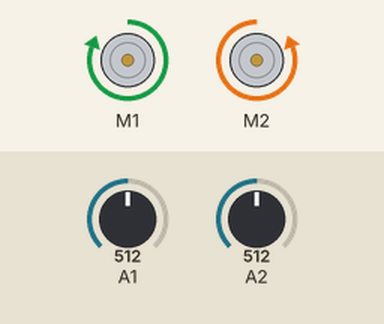
Simulated run of this sketch. Board: Arduino Uno, built with avr-gcc and run on an emulated ATmega328P. On the bench: 2 × DC motor (green arrow = forward, orange = backward, longer = faster). The inputs (shaded band) are chosen by the test bench; at power-on: A1 = 512, A2 = 512.

Above: at 1.2 s.
1.3 s: A1 set to 309
2.8 s: A1 set to 282
At 3.2 s:
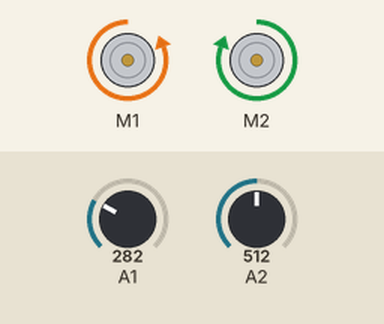
Timing chart, 0 to 5.8 s (numbered marks = the images above; inputs shaded):
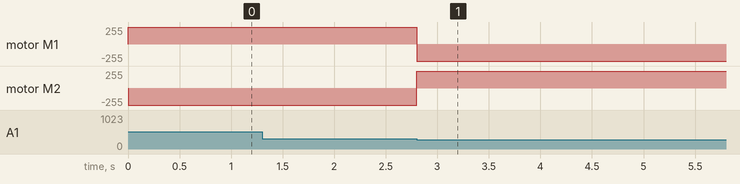

The sketch:

zsdhzerhzdehzrh.ino
```cpp
#include <AFMotor.h>

AF_DCMotor M1(1, MOTOR12_64KHZ);
AF_DCMotor M2(2, MOTOR12_64KHZ);

void setup() {

}

void loop() {
  if (analogRead(A1) > 300){
    while (analogRead(A1) > 300) {
      M1.run(FORWARD);
      M1.setSpeed(255);
      M2.run(BACKWARD);
      M2.setSpeed(255);
    }
  }
  else {
    M1.run(FORWARD);
    M1.setSpeed(255);
  }

  if (analogRead(A2) > 300){
    while (analogRead(A2) > 300) {
      M1.run(BACKWARD);
      M1.setSpeed(255);
      M2.run(FORWARD);
      M2.setSpeed(255);
    }
  }
  else {
    M2.run(FORWARD);
    M2.setSpeed(255);
  }


}
```

Measured:
- the behaviour switches between 301 and 300 on A1 (found by bisection; images 0 and 1)
- after the input at 1.3 s, every drawn part: stays the same
- after the input at 2.8 s, motor M1: forward 255/255 → backward 255/255 at once; motor M2: backward 255/255 → forward 255/255 at once
